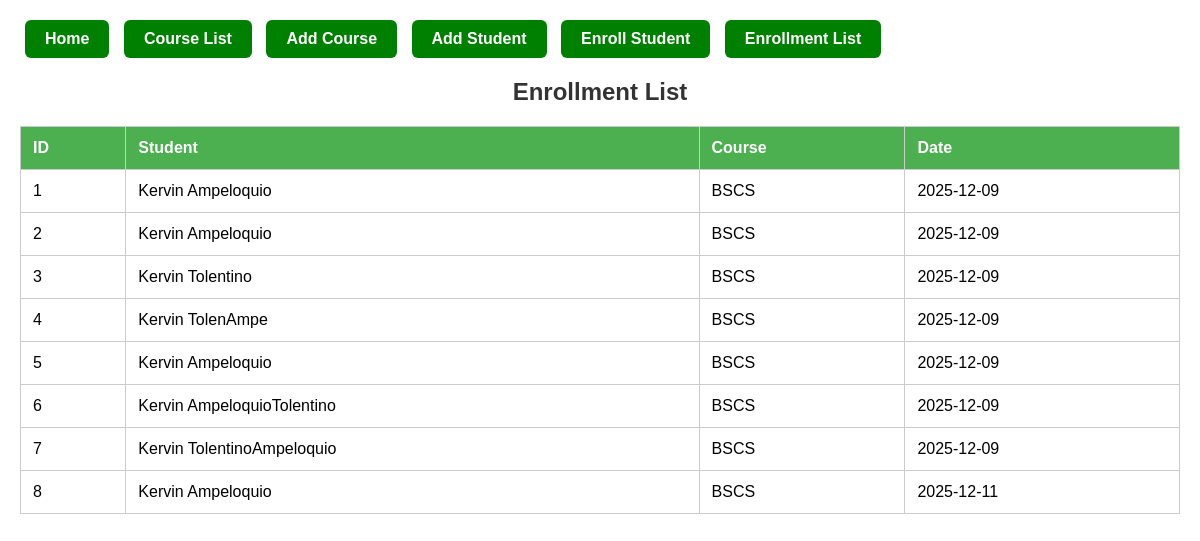
Screenshot of /student_system/enrollment_list.php with the database file from the repository.
### tables this page shows
CREATE TABLE `enrollment` (
  `enrollment_id` int(11) NOT NULL AUTO_INCREMENT,
  `student_id` int(11) DEFAULT NULL,
  `course_id` int(11) DEFAULT NULL,
  `enroll_date` date DEFAULT NULL,
  PRIMARY KEY (`enrollment_id`),
  KEY `student_id` (`student_id`),
  KEY `course_id` (`course_id`),
  CONSTRAINT `enrollment_ibfk_1` FOREIGN KEY (`student_id`) REFERENCES `students` (`student_id`),
  CONSTRAINT `enrollment_ibfk_2` FOREIGN KEY (`course_id`) REFERENCES `courses` (`course_id`)
);

CREATE TABLE `students` (
  `student_id` int(11) NOT NULL AUTO_INCREMENT,
  `first_name` varchar(50) DEFAULT NULL,
  `last_name` varchar(50) DEFAULT NULL,
  `birthdate` date DEFAULT NULL,
  `email` varchar(100) DEFAULT NULL,
  `contact_number` varchar(20) DEFAULT NULL,
  PRIMARY KEY (`student_id`)
);

CREATE TABLE `courses` (
  `course_id` int(11) NOT NULL AUTO_INCREMENT,
  `course_name` varchar(100) DEFAULT NULL,
  `description` varchar(255) DEFAULT NULL,
  PRIMARY KEY (`course_id`)
);

### student_system/enrollment_list.php (the view, shortened to what this page needs)
<?php
include "db.php";
$sql = "SELECT e.enrollment_id, s.first_name, s.last_name,
        c.course_name, e.enroll_date
        FROM enrollment e
        JOIN students s ON e.student_id = s.student_id
        JOIN courses c ON e.course_id = c.course_id";
$result = mysqli_query($conn, $sql);
?>
<!DOCTYPE html>
<html>
    <head>
        <link rel="stylesheet" href="styles.css">
    </head>
<body>
<a href="index.php" class="nav-btn">Home</a>
<a href="courses.php" class="nav-btn">Course List</a>
<a href="add_course.php" class="nav-btn">Add Course</a>
<a href="add_student.php" class="nav-btn">Add Student</a>
<a href="enroll_student.php" class="nav-btn">Enroll Student</a>
<a href="enrollment_list.php" class="nav-btn">Enrollment List</a>
<h2>Enrollment List</h2>
<table border="1" cellpadding="8">
<tr>
    <th>ID</th>
    <th>Student</th>
    <th>Course</th>
    <th>Date</th>
</tr>
<?php while ($row = mysqli_fetch_assoc($result)) { ?>
<tr>
    <td><?= $row['enrollment_id'] ?></td>
    <td><?= $row['first_name'] ?> <?= $row['last_name'] ?></td>
    <td><?= $row['course_name'] ?></td>
    <td><?= $row['enroll_date'] ?></td>
</tr>
<?php } ?>
</table>

### student_system/styles.css (style rules this page uses)
body { font-family: Arial, sans-serif; background: white; margin: 0; padding: 20px; }
h2 { color: #333; text-align: center; }
table { width: 100%; border-collapse: collapse; margin-top: 20px; background: white; }
th, td { padding: 12px; border: 1px solid #ccc; text-align: left; }
th { background: #4CAF50; color: white; }
a { padding: 10px 20px; border-radius: 6px; text-decoration: none; display: inline-block; }
a.nav-btn { background: green !important; color: white !important; padding: 10px 20px; border-radius: 6px; display: inline-block; font-weight: bold; text-decoration: none; margin: 0 5px; }

### rows the page displays
enrollment: enrollment_id "1", student.first_name "Kervin", student.last_name "Ampeloquio", course.course_name "BSCS", enroll_date "2025-12-09"
enrollment: enrollment_id "2", student.first_name "Kervin", student.last_name "Ampeloquio", course.course_name "BSCS", enroll_date "2025-12-09"
enrollment: enrollment_id "3", student.first_name "Kervin", student.last_name "Tolentino", course.course_name "BSCS", enroll_date "2025-12-09"
enrollment: enrollment_id "4", student.first_name "Kervin", student.last_name "TolenAmpe", course.course_name "BSCS", enroll_date "2025-12-09"
enrollment: enrollment_id "5", student.first_name "Kervin", student.last_name "Ampeloquio", course.course_name "BSCS", enroll_date "2025-12-09"
enrollment: enrollment_id "6", student.first_name "Kervin", student.last_name "AmpeloquioTolentino", course.course_name "BSCS", enroll_date "2025-12-09"
enrollment: enrollment_id "7", student.first_name "Kervin", student.last_name "TolentinoAmpeloquio", course.course_name "BSCS", enroll_date "2025-12-09"
enrollment: enrollment_id "8", student.first_name "Kervin", student.last_name "Ampeloquio", course.course_name "BSCS", enroll_date "2025-12-11"
